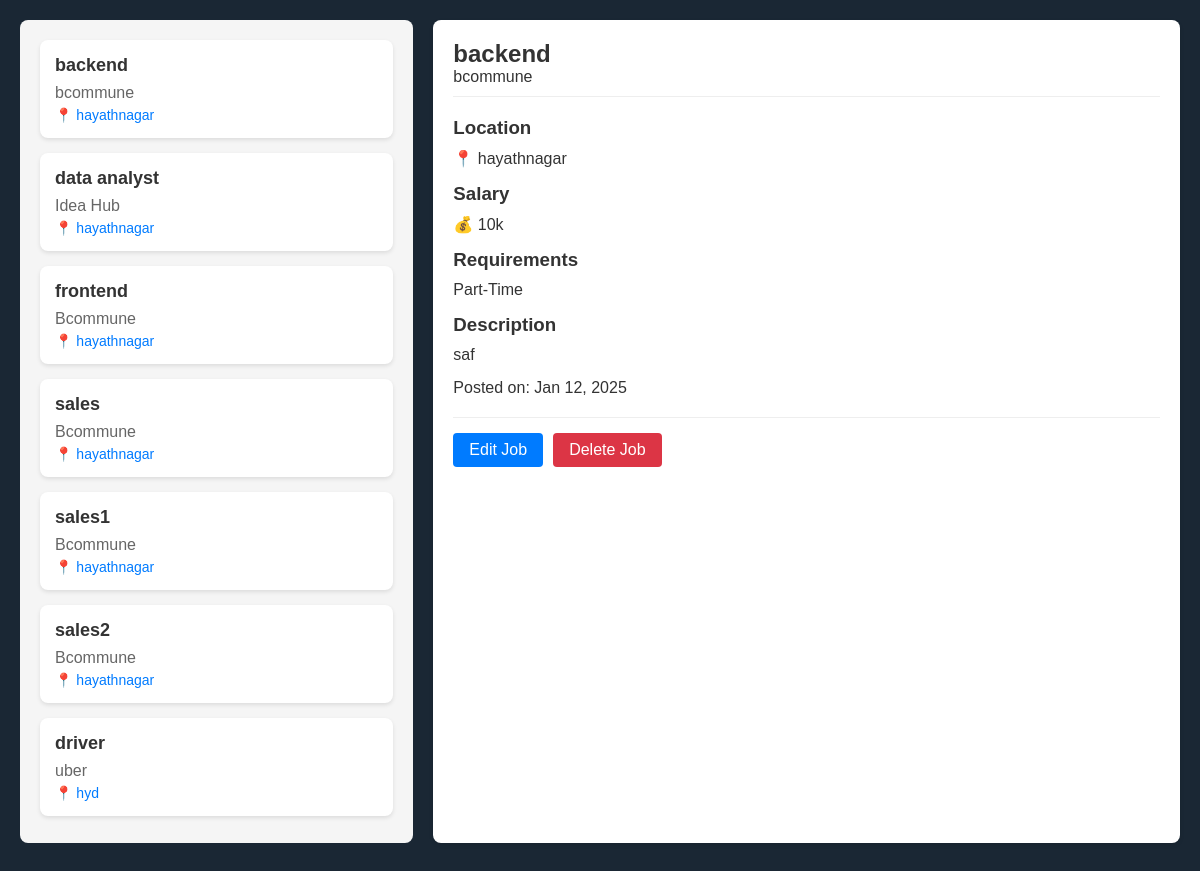
The page /company/dashboard/myportfolio/all_jobs/ (signed in) on the database as committed earlier.
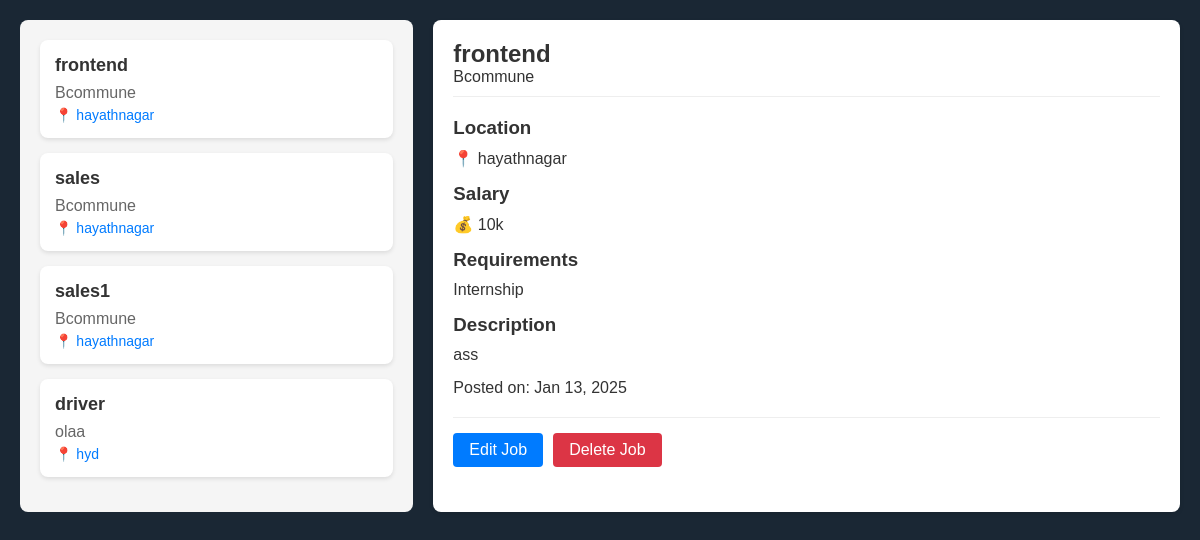
The same page on the database as committed later.
### users/models.py (models this page shows, shortened)
class Job(models.Model):
    title = models.CharField(max_length=200)
    company = models.CharField(max_length=200)
    company_user = models.ForeignKey(get_user_model(), on_delete=models.CASCADE)
    location = models.CharField(max_length=200)
    description = models.TextField()
    requirements = models.CharField(max_length=200)  # or TextField()
    salary = models.CharField(max_length=200, default="Not Specified")
    posted_date = models.DateTimeField(default=timezone.now)

### users/views.py (the view)
# urls.py: path('company/dashboard/myportfolio/all_jobs/', views.all_jobs, name='all_jobs'),
def all_jobs(request):
    if not request.user.is_authenticated:
        return redirect('login')
    jobs = Job.objects.filter(company_user=request.user)
    selected_job_id = request.GET.get('job_id')
    return render(request, 'all_jobs.html', {
        'jobs': jobs,
        'selected_job_id': selected_job_id
    })

### users/templates/all_jobs.html (shortened to what this page needs)
{% load static %}
<!DOCTYPE html>
<html lang="en">
<head>
    <link rel="stylesheet" href="{% static 'css/common.css' %}">
</head>
<body>
    <div class="container">
        <div class="left-container">
            {% for job in jobs %}
                <div class="job-card" onclick="showJobDetails('{{ job.id }}')">
                    <div class="job-title">{{ job.title }}</div>
                    <div class="job-company">{{ job.company }}</div>
                    <div class="job-location">📍 {{ job.location }}</div>
                </div>
            {% endfor %}
        </div>
        <div class="right-container">
            {% for job in jobs %}
                <div id="job-details-{{ job.id }}" class="job-details">
                    <div class="detail-header">
                        <h2>{{ job.title }}</h2>
                        <p>{{ job.company }}</p>
                    </div>
                    <div class="detail-section">
                        <h3>Location</h3>
                        <p>📍 {{ job.location }}</p>
                    </div>
                    <div class="detail-section">
                        <h3>Salary</h3>
                        <p>💰 {{ job.salary }}</p>
                    </div>
                    <div class="detail-section">
                        <h3>Requirements</h3>
                        <p>{{ job.requirements }}</p>
                    </div>
                    <div class="detail-section">
                        <h3>Description</h3>
                        <p>{{ job.description }}</p>
                    </div>
                    <div class="detail-section">
                        <p>Posted on: {{ job.posted_date|date:"M d, Y" }}</p>
                    </div>
                    <div class="action-buttons">
                        <a href="{% url 'edit_job' job.id %}" class="action-btn edit-btn">
                            Edit Job
                        </a>
                        <a href="#" class="action-btn delete-btn" onclick="confirmDelete('{{ job.id }}'); return false;">
                            Delete Job
                        </a>
                    </div>
                </div>
            {% endfor %}
        </div>
    </div>
</body>
</html>

Rows that differ between the two databases and show on the page:
removed Job: title "backend", company "bcommune", location "hayathnagar", salary "10k", requirements "Part-Time", description "saf", posted_date "Jan 12, 2025"
removed Job: title "data analyst", company "Idea Hub", location "hayathnagar"
removed Job: title "sales2", company "Bcommune", location "hayathnagar"
now on one of the page's lists (row unchanged): Job: title "frontend", company "Bcommune", location "hayathnagar", salary "10k", requirements "Internship", description "ass", posted_date "Jan 13, 2025"
changed Job "driver": company "uber" → "olaa"
